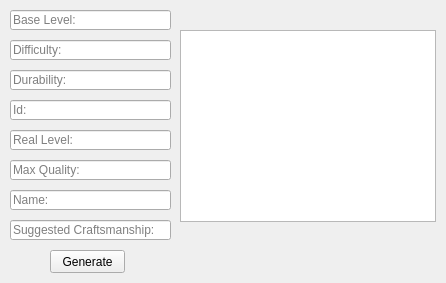
<?xml version="1.0" encoding="UTF-8"?>
<ui version="4.0">
 <class>FrmMain</class>
 <widget class="QWidget" name="FrmMain">
  <property name="geometry">
   <rect>
    <x>0</x>
    <y>0</y>
    <width>446</width>
    <height>283</height>
   </rect>
  </property>
  <property name="sizePolicy">
   <sizepolicy hsizetype="Fixed" vsizetype="Fixed">
    <horstretch>0</horstretch>
    <verstretch>0</verstretch>
   </sizepolicy>
  </property>
  <property name="minimumSize">
   <size>
    <width>446</width>
    <height>283</height>
   </size>
  </property>
  <property name="maximumSize">
   <size>
    <width>446</width>
    <height>283</height>
   </size>
  </property>
  <property name="windowTitle">
   <string>FrmMain</string>
  </property>
  <widget class="QLineEdit" name="edtBase">
   <property name="geometry">
    <rect>
     <x>10</x>
     <y>10</y>
     <width>161</width>
     <height>20</height>
    </rect>
   </property>
   <property name="placeholderText">
    <string>Base Level:</string>
   </property>
  </widget>
  <widget class="QLineEdit" name="edtDifficulty">
   <property name="geometry">
    <rect>
     <x>10</x>
     <y>40</y>
     <width>161</width>
     <height>20</height>
    </rect>
   </property>
   <property name="placeholderText">
    <string>Difficulty:</string>
   </property>
  </widget>
  <widget class="QLineEdit" name="edtDurability">
   <property name="geometry">
    <rect>
     <x>10</x>
     <y>70</y>
     <width>161</width>
     <height>20</height>
    </rect>
   </property>
   <property name="placeholderText">
    <string>Durability:</string>
   </property>
  </widget>
  <widget class="QLineEdit" name="edtID">
   <property name="geometry">
    <rect>
     <x>10</x>
     <y>100</y>
     <width>161</width>
     <height>20</height>
    </rect>
   </property>
   <property name="placeholderText">
    <string>Id:</string>
   </property>
  </widget>
  <widget class="QLineEdit" name="edtReal">
   <property name="geometry">
    <rect>
     <x>10</x>
     <y>130</y>
     <width>161</width>
     <height>20</height>
    </rect>
   </property>
   <property name="placeholderText">
    <string>Real Level:</string>
   </property>
  </widget>
  <widget class="QLineEdit" name="edtQuality">
   <property name="geometry">
    <rect>
     <x>10</x>
     <y>160</y>
     <width>161</width>
     <height>20</height>
    </rect>
   </property>
   <property name="placeholderText">
    <string>Max Quality:</string>
   </property>
  </widget>
  <widget class="QLineEdit" name="edtName">
   <property name="geometry">
    <rect>
     <x>10</x>
     <y>190</y>
     <width>161</width>
     <height>20</height>
    </rect>
   </property>
   <property name="placeholderText">
    <string>Name:</string>
   </property>
  </widget>
  <widget class="QLineEdit" name="edtCraft">
   <property name="geometry">
    <rect>
     <x>10</x>
     <y>220</y>
     <width>161</width>
     <height>20</height>
    </rect>
   </property>
   <property name="toolTipDuration">
    <number>-1</number>
   </property>
   <property name="placeholderText">
    <string>Suggested Craftsmanship:</string>
   </property>
  </widget>
  <widget class="QListWidget" name="lwOut">
   <property name="geometry">
    <rect>
     <x>180</x>
     <y>30</y>
     <width>256</width>
     <height>192</height>
    </rect>
   </property>
  </widget>
  <widget class="QPushButton" name="btnGenerate">
   <property name="geometry">
    <rect>
     <x>50</x>
     <y>250</y>
     <width>75</width>
     <height>23</height>
    </rect>
   </property>
   <property name="text">
    <string>Generate</string>
   </property>
  </widget>
 </widget>
 <resources/>
 <connections/>
</ui>
